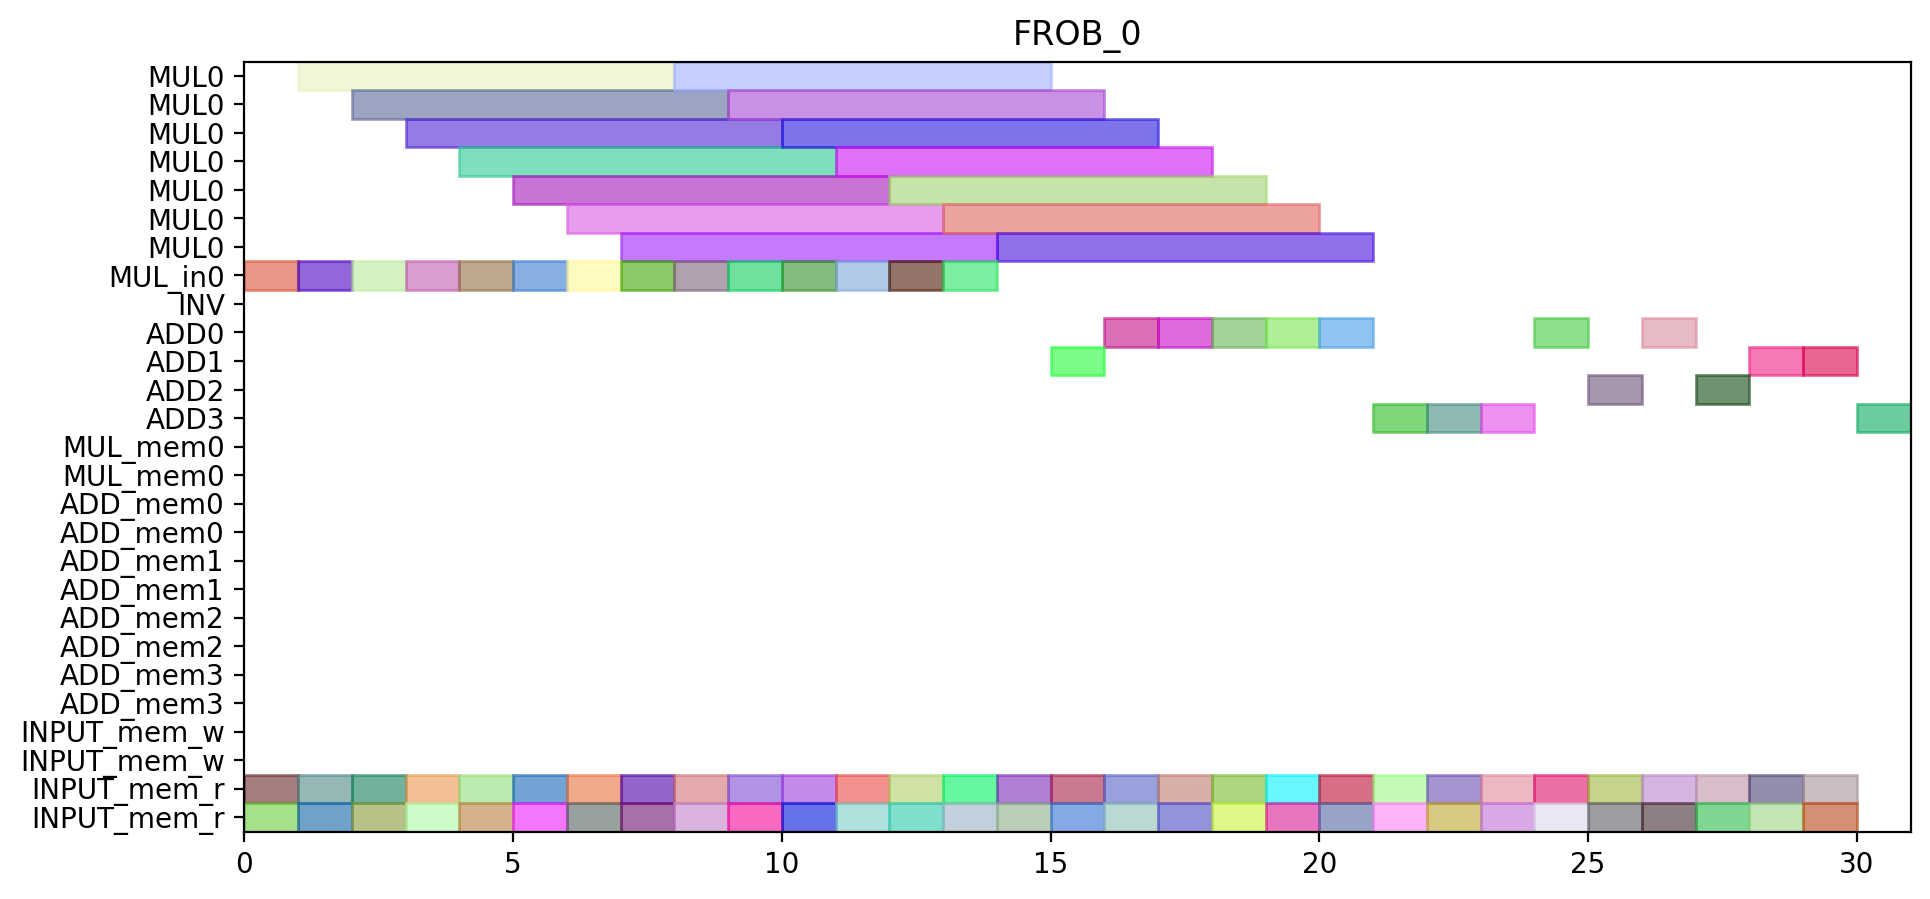

Write the Python code that produced this figure.
from pyschedule import Scenario, solvers, plotters, alt


def solve():
	horizon = 121
	S = Scenario("FROB_0", horizon=horizon)

	# resource
	MUL = S.Resources('MUL', num=1, size=7)
	MUL_in = S.Resources('MUL_in', num=1)
	INV = S.Resource('INV')
	ADD = S.Resources('ADD', num=4, periods=range(1, horizon))
	MUL_mem = S.Resources('MUL_mem', num=1, size=2)
	ADD_mem = S.Resources('ADD_mem', num=4, size=2)
	INPUT_mem_w = S.Resource('INPUT_mem_w', size=2)
	INPUT_mem_r = S.Resource('INPUT_mem_r', size=2)

	# result of previous scheduling

	# new tasks
	c_f101_t0_in = S.Task('c_f101_t0_in', length=1, delay_cost=1)
	c_f101_t0_in += alt(MUL_in)
	c_f101_t0 = S.Task('c_f101_t0', length=7, delay_cost=1)
	c_f101_t0 += alt(MUL)
	S += c_f101_t0>=c_f101_t0_in

	c_f101_t0_mem0 = S.Task('c_f101_t0_mem0', length=1, delay_cost=1)
	c_f101_t0_mem0 += INPUT_mem_r
	S += c_f101_t0_mem0 <= c_f101_t0

	c_f101_t0_mem1 = S.Task('c_f101_t0_mem1', length=1, delay_cost=1)
	c_f101_t0_mem1 += INPUT_mem_r
	S += c_f101_t0_mem1 <= c_f101_t0

	c_f101_t1_in = S.Task('c_f101_t1_in', length=1, delay_cost=1)
	c_f101_t1_in += alt(MUL_in)
	c_f101_t1 = S.Task('c_f101_t1', length=7, delay_cost=1)
	c_f101_t1 += alt(MUL)
	S += c_f101_t1>=c_f101_t1_in

	c_f101_t1_mem0 = S.Task('c_f101_t1_mem0', length=1, delay_cost=1)
	c_f101_t1_mem0 += INPUT_mem_r
	S += c_f101_t1_mem0 <= c_f101_t1

	c_f101_t1_mem1 = S.Task('c_f101_t1_mem1', length=1, delay_cost=1)
	c_f101_t1_mem1 += INPUT_mem_r
	S += c_f101_t1_mem1 <= c_f101_t1

	c_f101_t2 = S.Task('c_f101_t2', length=1, delay_cost=1)
	c_f101_t2 += alt(ADD)

	c_f101_t2_mem0 = S.Task('c_f101_t2_mem0', length=1, delay_cost=1)
	c_f101_t2_mem0 += INPUT_mem_r
	S += c_f101_t2_mem0 <= c_f101_t2

	c_f101_t2_mem1 = S.Task('c_f101_t2_mem1', length=1, delay_cost=1)
	c_f101_t2_mem1 += INPUT_mem_r
	S += c_f101_t2_mem1 <= c_f101_t2

	c_f101_t3 = S.Task('c_f101_t3', length=1, delay_cost=1)
	c_f101_t3 += alt(ADD)

	c_f101_t3_mem0 = S.Task('c_f101_t3_mem0', length=1, delay_cost=1)
	c_f101_t3_mem0 += INPUT_mem_r
	S += c_f101_t3_mem0 <= c_f101_t3

	c_f101_t3_mem1 = S.Task('c_f101_t3_mem1', length=1, delay_cost=1)
	c_f101_t3_mem1 += INPUT_mem_r
	S += c_f101_t3_mem1 <= c_f101_t3

	c_f011_t0_in = S.Task('c_f011_t0_in', length=1, delay_cost=1)
	c_f011_t0_in += alt(MUL_in)
	c_f011_t0 = S.Task('c_f011_t0', length=7, delay_cost=1)
	c_f011_t0 += alt(MUL)
	S += c_f011_t0>=c_f011_t0_in

	c_f011_t0_mem0 = S.Task('c_f011_t0_mem0', length=1, delay_cost=1)
	c_f011_t0_mem0 += INPUT_mem_r
	S += c_f011_t0_mem0 <= c_f011_t0

	c_f011_t0_mem1 = S.Task('c_f011_t0_mem1', length=1, delay_cost=1)
	c_f011_t0_mem1 += INPUT_mem_r
	S += c_f011_t0_mem1 <= c_f011_t0

	c_f011_t1_in = S.Task('c_f011_t1_in', length=1, delay_cost=1)
	c_f011_t1_in += alt(MUL_in)
	c_f011_t1 = S.Task('c_f011_t1', length=7, delay_cost=1)
	c_f011_t1 += alt(MUL)
	S += c_f011_t1>=c_f011_t1_in

	c_f011_t1_mem0 = S.Task('c_f011_t1_mem0', length=1, delay_cost=1)
	c_f011_t1_mem0 += INPUT_mem_r
	S += c_f011_t1_mem0 <= c_f011_t1

	c_f011_t1_mem1 = S.Task('c_f011_t1_mem1', length=1, delay_cost=1)
	c_f011_t1_mem1 += INPUT_mem_r
	S += c_f011_t1_mem1 <= c_f011_t1

	c_f011_t2 = S.Task('c_f011_t2', length=1, delay_cost=1)
	c_f011_t2 += alt(ADD)

	c_f011_t2_mem0 = S.Task('c_f011_t2_mem0', length=1, delay_cost=1)
	c_f011_t2_mem0 += INPUT_mem_r
	S += c_f011_t2_mem0 <= c_f011_t2

	c_f011_t2_mem1 = S.Task('c_f011_t2_mem1', length=1, delay_cost=1)
	c_f011_t2_mem1 += INPUT_mem_r
	S += c_f011_t2_mem1 <= c_f011_t2

	c_f011_t3 = S.Task('c_f011_t3', length=1, delay_cost=1)
	c_f011_t3 += alt(ADD)

	c_f011_t3_mem0 = S.Task('c_f011_t3_mem0', length=1, delay_cost=1)
	c_f011_t3_mem0 += INPUT_mem_r
	S += c_f011_t3_mem0 <= c_f011_t3

	c_f011_t3_mem1 = S.Task('c_f011_t3_mem1', length=1, delay_cost=1)
	c_f011_t3_mem1 += INPUT_mem_r
	S += c_f011_t3_mem1 <= c_f011_t3

	c_f111_t0_in = S.Task('c_f111_t0_in', length=1, delay_cost=1)
	c_f111_t0_in += alt(MUL_in)
	c_f111_t0 = S.Task('c_f111_t0', length=7, delay_cost=1)
	c_f111_t0 += alt(MUL)
	S += c_f111_t0>=c_f111_t0_in

	c_f111_t0_mem0 = S.Task('c_f111_t0_mem0', length=1, delay_cost=1)
	c_f111_t0_mem0 += INPUT_mem_r
	S += c_f111_t0_mem0 <= c_f111_t0

	c_f111_t0_mem1 = S.Task('c_f111_t0_mem1', length=1, delay_cost=1)
	c_f111_t0_mem1 += INPUT_mem_r
	S += c_f111_t0_mem1 <= c_f111_t0

	c_f111_t1_in = S.Task('c_f111_t1_in', length=1, delay_cost=1)
	c_f111_t1_in += alt(MUL_in)
	c_f111_t1 = S.Task('c_f111_t1', length=7, delay_cost=1)
	c_f111_t1 += alt(MUL)
	S += c_f111_t1>=c_f111_t1_in

	c_f111_t1_mem0 = S.Task('c_f111_t1_mem0', length=1, delay_cost=1)
	c_f111_t1_mem0 += INPUT_mem_r
	S += c_f111_t1_mem0 <= c_f111_t1

	c_f111_t1_mem1 = S.Task('c_f111_t1_mem1', length=1, delay_cost=1)
	c_f111_t1_mem1 += INPUT_mem_r
	S += c_f111_t1_mem1 <= c_f111_t1

	c_f111_t2 = S.Task('c_f111_t2', length=1, delay_cost=1)
	c_f111_t2 += alt(ADD)

	c_f111_t2_mem0 = S.Task('c_f111_t2_mem0', length=1, delay_cost=1)
	c_f111_t2_mem0 += INPUT_mem_r
	S += c_f111_t2_mem0 <= c_f111_t2

	c_f111_t2_mem1 = S.Task('c_f111_t2_mem1', length=1, delay_cost=1)
	c_f111_t2_mem1 += INPUT_mem_r
	S += c_f111_t2_mem1 <= c_f111_t2

	c_f111_t3 = S.Task('c_f111_t3', length=1, delay_cost=1)
	c_f111_t3 += alt(ADD)

	c_f111_t3_mem0 = S.Task('c_f111_t3_mem0', length=1, delay_cost=1)
	c_f111_t3_mem0 += INPUT_mem_r
	S += c_f111_t3_mem0 <= c_f111_t3

	c_f111_t3_mem1 = S.Task('c_f111_t3_mem1', length=1, delay_cost=1)
	c_f111_t3_mem1 += INPUT_mem_r
	S += c_f111_t3_mem1 <= c_f111_t3

	c_f021_t0_in = S.Task('c_f021_t0_in', length=1, delay_cost=1)
	c_f021_t0_in += alt(MUL_in)
	c_f021_t0 = S.Task('c_f021_t0', length=7, delay_cost=1)
	c_f021_t0 += alt(MUL)
	S += c_f021_t0>=c_f021_t0_in

	c_f021_t0_mem0 = S.Task('c_f021_t0_mem0', length=1, delay_cost=1)
	c_f021_t0_mem0 += INPUT_mem_r
	S += c_f021_t0_mem0 <= c_f021_t0

	c_f021_t0_mem1 = S.Task('c_f021_t0_mem1', length=1, delay_cost=1)
	c_f021_t0_mem1 += INPUT_mem_r
	S += c_f021_t0_mem1 <= c_f021_t0

	c_f021_t1_in = S.Task('c_f021_t1_in', length=1, delay_cost=1)
	c_f021_t1_in += alt(MUL_in)
	c_f021_t1 = S.Task('c_f021_t1', length=7, delay_cost=1)
	c_f021_t1 += alt(MUL)
	S += c_f021_t1>=c_f021_t1_in

	c_f021_t1_mem0 = S.Task('c_f021_t1_mem0', length=1, delay_cost=1)
	c_f021_t1_mem0 += INPUT_mem_r
	S += c_f021_t1_mem0 <= c_f021_t1

	c_f021_t1_mem1 = S.Task('c_f021_t1_mem1', length=1, delay_cost=1)
	c_f021_t1_mem1 += INPUT_mem_r
	S += c_f021_t1_mem1 <= c_f021_t1

	c_f021_t2 = S.Task('c_f021_t2', length=1, delay_cost=1)
	c_f021_t2 += alt(ADD)

	c_f021_t2_mem0 = S.Task('c_f021_t2_mem0', length=1, delay_cost=1)
	c_f021_t2_mem0 += INPUT_mem_r
	S += c_f021_t2_mem0 <= c_f021_t2

	c_f021_t2_mem1 = S.Task('c_f021_t2_mem1', length=1, delay_cost=1)
	c_f021_t2_mem1 += INPUT_mem_r
	S += c_f021_t2_mem1 <= c_f021_t2

	c_f021_t3 = S.Task('c_f021_t3', length=1, delay_cost=1)
	c_f021_t3 += alt(ADD)

	c_f021_t3_mem0 = S.Task('c_f021_t3_mem0', length=1, delay_cost=1)
	c_f021_t3_mem0 += INPUT_mem_r
	S += c_f021_t3_mem0 <= c_f021_t3

	c_f021_t3_mem1 = S.Task('c_f021_t3_mem1', length=1, delay_cost=1)
	c_f021_t3_mem1 += INPUT_mem_r
	S += c_f021_t3_mem1 <= c_f021_t3

	c_f121_t0_in = S.Task('c_f121_t0_in', length=1, delay_cost=1)
	c_f121_t0_in += alt(MUL_in)
	c_f121_t0 = S.Task('c_f121_t0', length=7, delay_cost=1)
	c_f121_t0 += alt(MUL)
	S += c_f121_t0>=c_f121_t0_in

	c_f121_t0_mem0 = S.Task('c_f121_t0_mem0', length=1, delay_cost=1)
	c_f121_t0_mem0 += INPUT_mem_r
	S += c_f121_t0_mem0 <= c_f121_t0

	c_f121_t0_mem1 = S.Task('c_f121_t0_mem1', length=1, delay_cost=1)
	c_f121_t0_mem1 += INPUT_mem_r
	S += c_f121_t0_mem1 <= c_f121_t0

	c_f121_t1_in = S.Task('c_f121_t1_in', length=1, delay_cost=1)
	c_f121_t1_in += alt(MUL_in)
	c_f121_t1 = S.Task('c_f121_t1', length=7, delay_cost=1)
	c_f121_t1 += alt(MUL)
	S += c_f121_t1>=c_f121_t1_in

	c_f121_t1_mem0 = S.Task('c_f121_t1_mem0', length=1, delay_cost=1)
	c_f121_t1_mem0 += INPUT_mem_r
	S += c_f121_t1_mem0 <= c_f121_t1

	c_f121_t1_mem1 = S.Task('c_f121_t1_mem1', length=1, delay_cost=1)
	c_f121_t1_mem1 += INPUT_mem_r
	S += c_f121_t1_mem1 <= c_f121_t1

	c_f121_t2 = S.Task('c_f121_t2', length=1, delay_cost=1)
	c_f121_t2 += alt(ADD)

	c_f121_t2_mem0 = S.Task('c_f121_t2_mem0', length=1, delay_cost=1)
	c_f121_t2_mem0 += INPUT_mem_r
	S += c_f121_t2_mem0 <= c_f121_t2

	c_f121_t2_mem1 = S.Task('c_f121_t2_mem1', length=1, delay_cost=1)
	c_f121_t2_mem1 += INPUT_mem_r
	S += c_f121_t2_mem1 <= c_f121_t2

	c_f121_t3 = S.Task('c_f121_t3', length=1, delay_cost=1)
	c_f121_t3 += alt(ADD)

	c_f121_t3_mem0 = S.Task('c_f121_t3_mem0', length=1, delay_cost=1)
	c_f121_t3_mem0 += INPUT_mem_r
	S += c_f121_t3_mem0 <= c_f121_t3

	c_f121_t3_mem1 = S.Task('c_f121_t3_mem1', length=1, delay_cost=1)
	c_f121_t3_mem1 += INPUT_mem_r
	S += c_f121_t3_mem1 <= c_f121_t3

	c001_t0_in = S.Task('c001_t0_in', length=1, delay_cost=1)
	c001_t0_in += alt(MUL_in)
	c001_t0 = S.Task('c001_t0', length=7, delay_cost=1)
	c001_t0 += alt(MUL)
	S += c001_t0>=c001_t0_in

	c001_t0_mem0 = S.Task('c001_t0_mem0', length=1, delay_cost=1)
	c001_t0_mem0 += INPUT_mem_r
	S += c001_t0_mem0 <= c001_t0

	c001_t0_mem1 = S.Task('c001_t0_mem1', length=1, delay_cost=1)
	c001_t0_mem1 += INPUT_mem_r
	S += c001_t0_mem1 <= c001_t0

	c001_t1_in = S.Task('c001_t1_in', length=1, delay_cost=1)
	c001_t1_in += alt(MUL_in)
	c001_t1 = S.Task('c001_t1', length=7, delay_cost=1)
	c001_t1 += alt(MUL)
	S += c001_t1>=c001_t1_in

	c001_t1_mem0 = S.Task('c001_t1_mem0', length=1, delay_cost=1)
	c001_t1_mem0 += INPUT_mem_r
	S += c001_t1_mem0 <= c001_t1

	c001_t1_mem1 = S.Task('c001_t1_mem1', length=1, delay_cost=1)
	c001_t1_mem1 += INPUT_mem_r
	S += c001_t1_mem1 <= c001_t1

	c001_t2 = S.Task('c001_t2', length=1, delay_cost=1)
	c001_t2 += alt(ADD)

	c001_t2_mem0 = S.Task('c001_t2_mem0', length=1, delay_cost=1)
	c001_t2_mem0 += INPUT_mem_r
	S += c001_t2_mem0 <= c001_t2

	c001_t2_mem1 = S.Task('c001_t2_mem1', length=1, delay_cost=1)
	c001_t2_mem1 += INPUT_mem_r
	S += c001_t2_mem1 <= c001_t2

	c001_t3 = S.Task('c001_t3', length=1, delay_cost=1)
	c001_t3 += alt(ADD)

	c001_t3_mem0 = S.Task('c001_t3_mem0', length=1, delay_cost=1)
	c001_t3_mem0 += INPUT_mem_r
	S += c001_t3_mem0 <= c001_t3

	c001_t3_mem1 = S.Task('c001_t3_mem1', length=1, delay_cost=1)
	c001_t3_mem1 += INPUT_mem_r
	S += c001_t3_mem1 <= c001_t3

	c10_t0_t0_in = S.Task('c10_t0_t0_in', length=1, delay_cost=1)
	c10_t0_t0_in += alt(MUL_in)
	c10_t0_t0 = S.Task('c10_t0_t0', length=7, delay_cost=1)
	c10_t0_t0 += alt(MUL)
	S += c10_t0_t0>=c10_t0_t0_in

	c10_t0_t0_mem0 = S.Task('c10_t0_t0_mem0', length=1, delay_cost=1)
	c10_t0_t0_mem0 += INPUT_mem_r
	S += c10_t0_t0_mem0 <= c10_t0_t0

	c10_t0_t0_mem1 = S.Task('c10_t0_t0_mem1', length=1, delay_cost=1)
	c10_t0_t0_mem1 += INPUT_mem_r
	S += c10_t0_t0_mem1 <= c10_t0_t0

	c10_t0_t1_in = S.Task('c10_t0_t1_in', length=1, delay_cost=1)
	c10_t0_t1_in += alt(MUL_in)
	c10_t0_t1 = S.Task('c10_t0_t1', length=7, delay_cost=1)
	c10_t0_t1 += alt(MUL)
	S += c10_t0_t1>=c10_t0_t1_in

	c10_t0_t1_mem0 = S.Task('c10_t0_t1_mem0', length=1, delay_cost=1)
	c10_t0_t1_mem0 += INPUT_mem_r
	S += c10_t0_t1_mem0 <= c10_t0_t1

	c10_t0_t1_mem1 = S.Task('c10_t0_t1_mem1', length=1, delay_cost=1)
	c10_t0_t1_mem1 += INPUT_mem_r
	S += c10_t0_t1_mem1 <= c10_t0_t1

	c10_t0_t2 = S.Task('c10_t0_t2', length=1, delay_cost=1)
	c10_t0_t2 += alt(ADD)

	c10_t0_t2_mem0 = S.Task('c10_t0_t2_mem0', length=1, delay_cost=1)
	c10_t0_t2_mem0 += INPUT_mem_r
	S += c10_t0_t2_mem0 <= c10_t0_t2

	c10_t0_t2_mem1 = S.Task('c10_t0_t2_mem1', length=1, delay_cost=1)
	c10_t0_t2_mem1 += INPUT_mem_r
	S += c10_t0_t2_mem1 <= c10_t0_t2

	c10_t0_t3 = S.Task('c10_t0_t3', length=1, delay_cost=1)
	c10_t0_t3 += alt(ADD)

	c10_t0_t3_mem0 = S.Task('c10_t0_t3_mem0', length=1, delay_cost=1)
	c10_t0_t3_mem0 += INPUT_mem_r
	S += c10_t0_t3_mem0 <= c10_t0_t3

	c10_t0_t3_mem1 = S.Task('c10_t0_t3_mem1', length=1, delay_cost=1)
	c10_t0_t3_mem1 += INPUT_mem_r
	S += c10_t0_t3_mem1 <= c10_t0_t3

	c10_t1_t3 = S.Task('c10_t1_t3', length=1, delay_cost=1)
	c10_t1_t3 += alt(ADD)

	c10_t1_t3_mem0 = S.Task('c10_t1_t3_mem0', length=1, delay_cost=1)
	c10_t1_t3_mem0 += INPUT_mem_r
	S += c10_t1_t3_mem0 <= c10_t1_t3

	c10_t1_t3_mem1 = S.Task('c10_t1_t3_mem1', length=1, delay_cost=1)
	c10_t1_t3_mem1 += INPUT_mem_r
	S += c10_t1_t3_mem1 <= c10_t1_t3

	c10_t30 = S.Task('c10_t30', length=1, delay_cost=1)
	c10_t30 += alt(ADD)

	c10_t30_mem0 = S.Task('c10_t30_mem0', length=1, delay_cost=1)
	c10_t30_mem0 += INPUT_mem_r
	S += c10_t30_mem0 <= c10_t30

	c10_t30_mem1 = S.Task('c10_t30_mem1', length=1, delay_cost=1)
	c10_t30_mem1 += INPUT_mem_r
	S += c10_t30_mem1 <= c10_t30

	solvers.mip.solve(S,msg=1,kind='CPLEX',ratio_gap=1.01)

	solution = [['hoge']*len(S.solution()[1]) for i in range(len(S.solution()))]
	for i in range(len(S.solution())):
		for j in range(len(S.solution()[i])):
			solution[i][j]=str(S.solution()[i][j])
	print(solution)

	cycles = int(solution[-1][3])

	pic_file_name = "/mnt/rose/usr1/fukuda/pairing_automation_design2/bls24-315/scheduling/FROB_mul1_add4/FROB_0.png"
	if(S.solution() != []):
		plotters.matplotlib.plot(S,img_filename=pic_file_name, vertical_text=True, fig_size=(cycles*0.25+3, 5), show_task_labels=False)

	return solution
